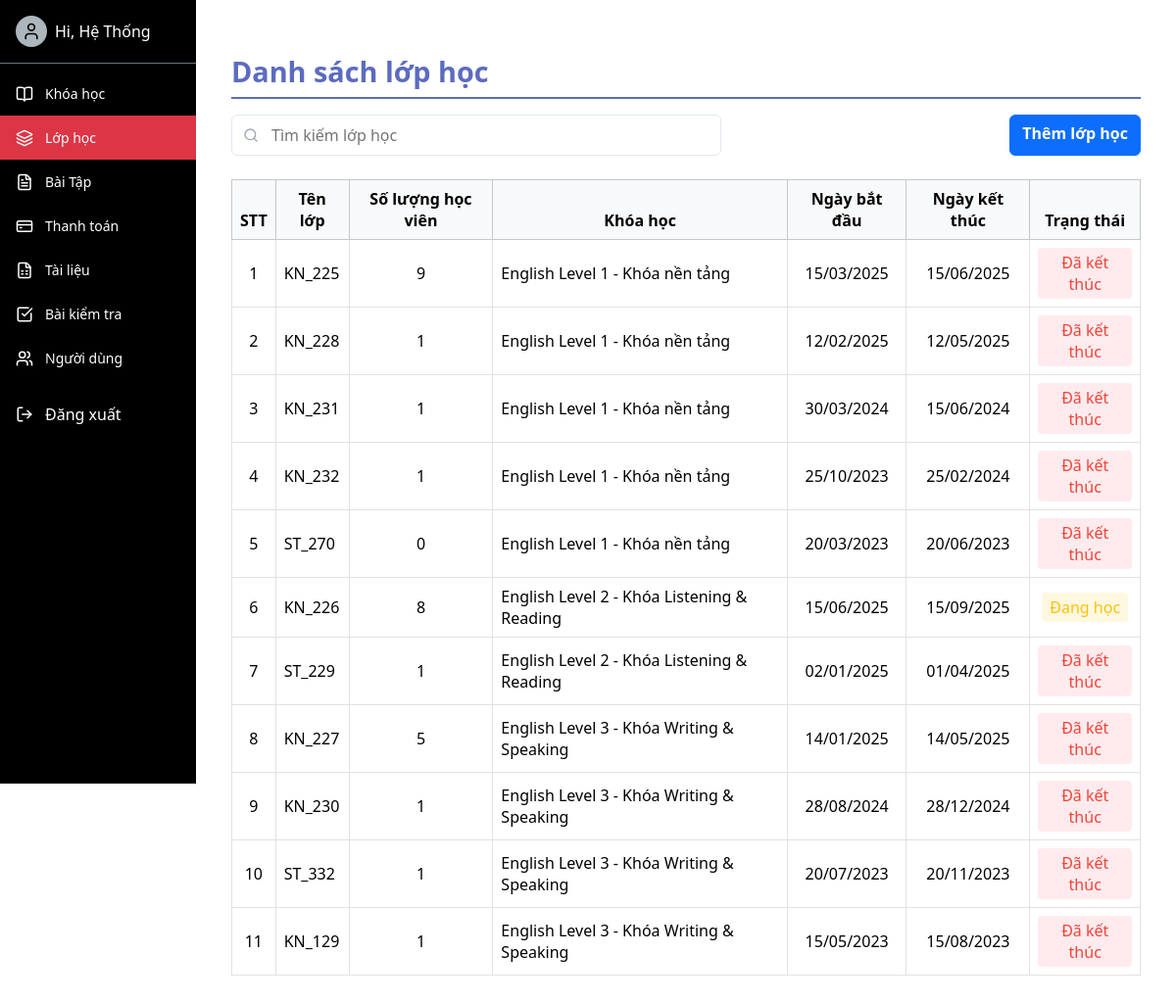
/class_admin/ (signed in), run on an earlier commit of the app's database.
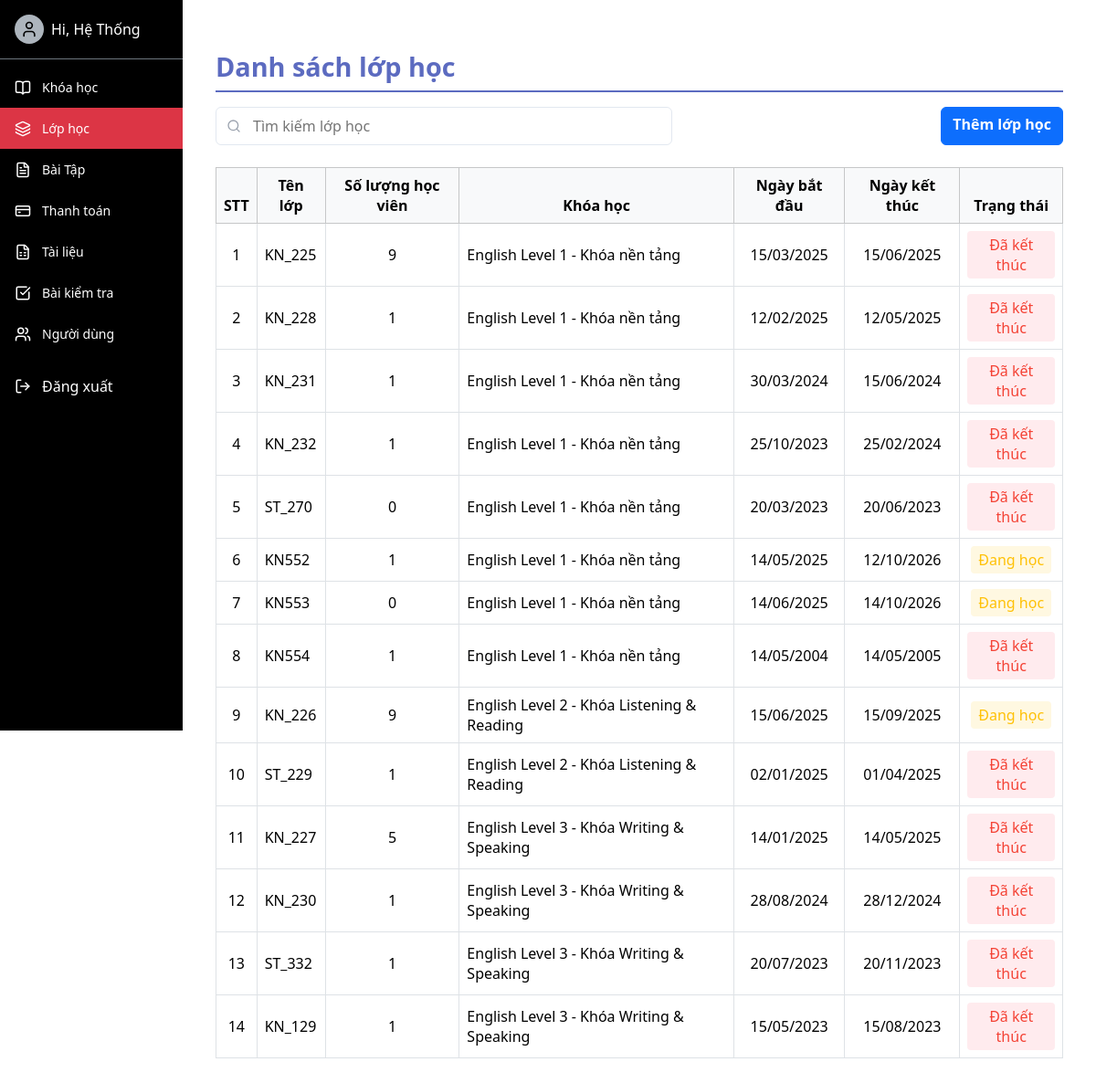
And on a later commit of the database.
### english/models.py (models this page shows, shortened)
class CLASS(models.Model):
    STATUS_CHOICES = [
        ('ongoing', 'Đang học'),
        ('starting', 'Đang bắt đầu'),
        ('finished', 'Đã kết thúc'),
    ]
    class_id = models.AutoField(primary_key=True)
    class_name = models.CharField(max_length=50)
    course = models.ForeignKey(COURSE, on_delete=models.CASCADE)
    begin_time = models.DateField()
    end_time = models.DateField()
    status = models.CharField(max_length=20, choices=STATUS_CHOICES)
    timetable = models.CharField(max_length=1000,null=True,blank=True)
    class Meta:
        db_table = 'CLASS'

class COURSE(models.Model):
    course_id = models.AutoField(primary_key=True)
    course_name = models.CharField(max_length=100)
    description = models.TextField(null=True, blank=True)
    price = models.IntegerField(null=True, blank=True)
    des_teacher = models.CharField(max_length=100, null=True, blank=True)
    teacher_name = models.CharField(max_length=100, null=True, blank=True)
    image = models.ImageField(upload_to="media/course",null=True, blank=True)
    class Meta:
        db_table = 'COURSE'

### ManageClass/views.py (the view)
# urls.py: path('', views.class_list, name='class_list'),
@login_required
@user_passes_test(is_staff)
def class_list(request):
    query = request.GET.get("q")
    classes = CLASS.objects.all()
    if query:
        classes = classes.filter(class_name__icontains=query)
    classes = classes.annotate(student_count=Count('user_class'))
    return render(request, 'class_list.html', {
        'classes': classes,
        'now': now().date(),
    })

### english/views.py (called while the page is built)
def is_staff(user):
    return user.groups.filter(name__in=['Admin', 'Teacher']).exists()

### ManageClass/templates/class_list.html (shortened to what this page needs)
<link rel="stylesheet" href="https://cdnjs.cloudflare.com/ajax/libs/font-awesome/6.4.0/css/all.min.css">
<link href="https://cdn.jsdelivr.net/npm/bootstrap@5.3.0/dist/css/bootstrap.min.css" rel="stylesheet">
{% extends 'base-admin.html' %}
{% block content %}
<div class="container mt-4">
    <h2 class="custom-title">Danh sách lớp học</h2>
    <div class="d-flex justify-content-between mb-4 mt-2">
        <div style="position: relative; max-width: 500px; width: 100%;">
            <input
                type="text"
                id="searchInput"
                placeholder="Tìm kiếm lớp học"
                style="width: 100%; padding: 0.5rem 1rem 0.5rem 2.5rem; border: 1px solid #e2e8f0; border-radius: 0.375rem;"
            >
        </div>
        <a href="{% url 'add_class' %}" class="btn btn-primary" style="font-weight: bold;">Thêm lớp học
        </a>
    </div>
    <div class="table-responsive">
        <table class="table table-bordered table-hover align-middle">
            <thead class="table-light text-center">
                <tr>
                    <th>STT</th>
                    <th>Tên lớp</th>
                    <th>Số lượng học viên</th>
                    <th>Khóa học</th>
                    <th>Ngày bắt đầu</th>
                    <th>Ngày kết thúc</th>
                    <th>Trạng thái</th>
                </tr>
            </thead>
            <tbody class="text-center">
                {% for cls in classes %}
                <tr onclick="window.location.href='{% url 'class_detail' cls.pk %}'" style="cursor:pointer;">
                    <td>{{ forloop.counter }}</td>
                    <td class="text-start">{{ cls.class_name }}</td>
                    <td>{{ cls.student_count }}</td>
                    <td class="text-start">{{ cls.course.course_name }}</td>
                    <td>
                        {% if cls.begin_time %}
                            {{ cls.begin_time|date:'d/m/Y' }}
                        {% else %}
                            <span class="text-muted">Chưa có</span>
                        {% endif %}
                    </td>
                    <td>
                        {% if cls.end_time %}
                            {{ cls.end_time|date:'d/m/Y' }}
                        {% else %}
                            <span class="text-muted">Chưa có</span>
                        {% endif %}
                    </td>
                    <td>
                        {% with current_date=now %}
                            {% if cls.begin_time and cls.begin_time > current_date %}
                                <span class="status status-not-started">Chưa bắt đầu</span>
                            {% elif cls.end_time and cls.end_time < current_date %}
                                <span class="status status-completed">Đã kết thúc</span>
                            {% else %}
                                <span class="status status-ongoing">Đang học</span>
                            {% endif %}
                        {% endwith %}
                    </td>
                </tr>
                {% empty %}
                <tr>
                    <td colspan="7" class="text-center py-4">Không tìm thấy lớp học nào.</td>
                </tr>
                {% endfor %}
            </tbody>
        </table>
    </div>
</div>
{% endblock %}

What changed in the data, as far as the page shows it:
added CLASS: class_name "KN552", student_count "1", course.course_name "English Level 1 - Khóa nền tảng", begin_time "14/05/2025", end_time "12/10/2026", shows "Đang học"
added CLASS: class_name "KN553", student_count "0", course.course_name "English Level 1 - Khóa nền tảng", begin_time "14/06/2025", end_time "14/10/2026", shows "Đang học"
added CLASS: class_name "KN554", student_count "1", course.course_name "English Level 1 - Khóa nền tảng", begin_time "14/05/2004", end_time "14/05/2005", shows "Đã kết thúc"
computed for CLASS "KN_226": student_count "8" → "9"
